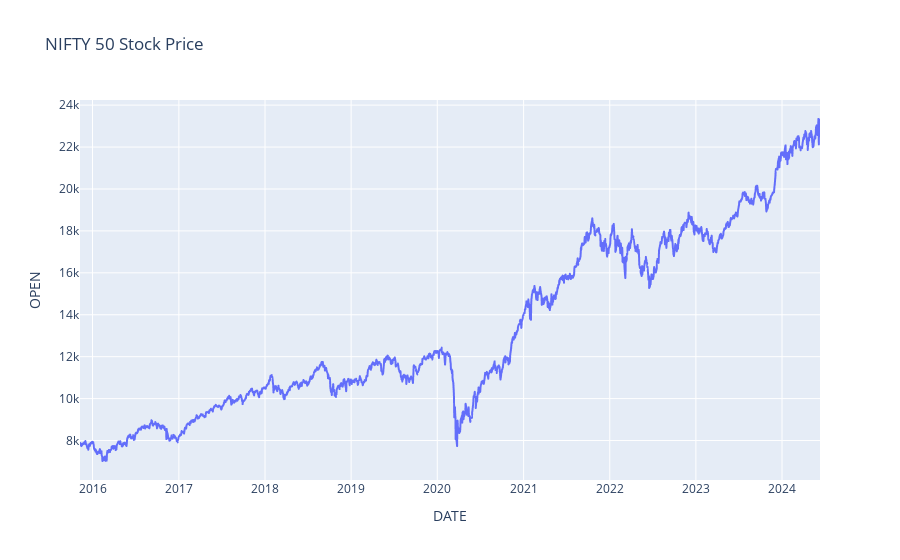

This figure's notebook cell:
### Code cell
fig = px.line(data, x='DATE',y='OPEN',title='NIFTY 50 Stock Price')
fig.show()

### Figure 1 — Plotly figure (JSON) as saved in the notebook; plotly's stock layout.template omitted (floating-point values rounded to 4 significant figures; data arrays with more than 128 entries replaced by an {"elided": "..."} marker saying what was removed)
{"data": [{"hovertemplate": "DATE=%{x}<br>OPEN=%{y}<extra></extra>", "legendgroup": "", "line": {"color": "#636efa", "dash": "solid"}, "marker": {"symbol": "circle"}, "mode": "lines", "name": "", "showlegend": false, "type": "scattergl", "x": {"elided": "2131 str values"}, "xaxis": "x", "y": {"elided": "2131 float values"}, "yaxis": "y"}], "layout": {"legend": {"tracegroupgap": 0}, "title": {"text": "NIFTY 50 Stock Price"}, "xaxis": {"anchor": "y", "domain": [0, 1], "title": {"text": "DATE"}}, "yaxis": {"anchor": "x", "domain": [0, 1], "title": {"text": "OPEN"}}}}
